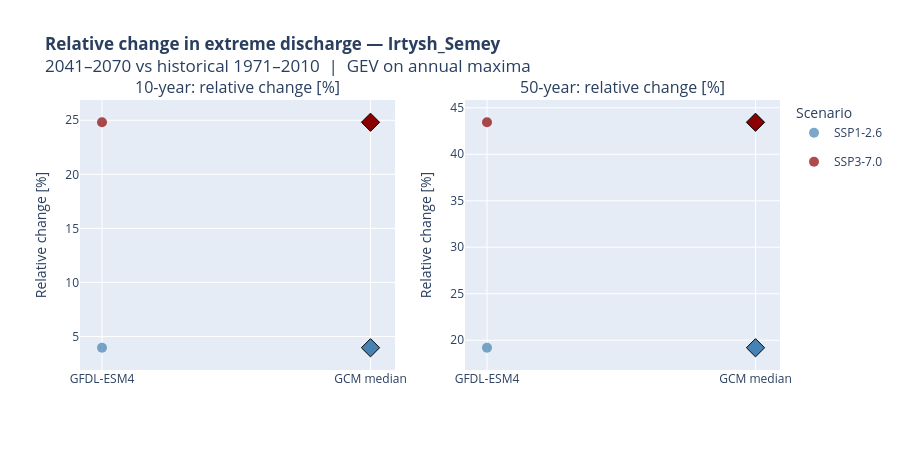

The code cell stored with this chart in its notebook:
### Code cell
print(f'\n=== Relative change ({FUTURE_START}–{FUTURE_END} vs historical 1971–2010) ===')
fig = make_subplots(
    rows=1, cols=len(RETURN_PERIODS),
    subplot_titles=[f'{rp}-year: relative change [%]' for rp in RETURN_PERIODS],
)

for c_idx, rp in enumerate(RETURN_PERIODS):
    for sc in SCENARIOS:
        rel_vals = []
        for gcm in GCMs:
            h  = hist_rl[gcm][rp]['point']
            f  = ssp_rl[sc][gcm][rp]['point']
            rel_vals.append((f / h - 1) * 100 if (h and h > 0) else np.nan)

        sc_lbl = sc_labels[sc]
        print(f'  RP{rp} {sc_lbl}: {[f"{v:.1f}%" for v in rel_vals]} '
              f'→ median {np.nanmedian(rel_vals):.1f}%')

        fig.add_trace(go.Scatter(
            x=GCMs, y=rel_vals,
            mode='markers',
            marker={'color': sc_colors[sc], 'size': 10, 'opacity': 0.7},
            name=sc_lbl, legendgroup=sc,
            showlegend=(c_idx == 0),
        ), row=1, col=c_idx + 1)

        fig.add_trace(go.Scatter(
            x=['GCM median'], y=[np.nanmedian(rel_vals)],
            mode='markers',
            marker={'color': sc_colors[sc], 'size': 14, 'symbol': 'diamond',
                    'line': {'color': 'black', 'width': 1}},
            legendgroup=sc, showlegend=False,
        ), row=1, col=c_idx + 1)

fig.update_yaxes(title='Relative change [%]',
                 zeroline=True, zerolinecolor='black', zerolinewidth=1.5)
fig.update_layout(
    height=450, width=900,
    title_text=(
        f'<b>Relative change in extreme discharge — {loc_name}</b><br>'
        f'{FUTURE_START}–{FUTURE_END} vs historical 1971–2010  |  GEV on annual maxima'
    ),
    showlegend=True,
    legend_title='Scenario',
)
fig.show()
fig.write_image(plot_dir / f'{loc_name}_return_levels_relative_change.png')

### Figure 1 — Plotly figure (JSON) as saved in the notebook; plotly's stock layout.template omitted (floating-point values rounded to 4 significant figures)
{"data": [{"legendgroup": "ssp126", "marker": {"color": "steelblue", "opacity": 0.7, "size": 10}, "mode": "markers", "name": "SSP1-2.6", "showlegend": true, "type": "scatter", "x": ["GFDL-ESM4"], "xaxis": "x", "y": [3.956], "yaxis": "y"}, {"legendgroup": "ssp126", "marker": {"color": "steelblue", "line": {"color": "black", "width": 1}, "size": 14, "symbol": "diamond"}, "mode": "markers", "showlegend": false, "type": "scatter", "x": ["GCM median"], "xaxis": "x", "y": [3.956], "yaxis": "y"}, {"legendgroup": "ssp370", "marker": {"color": "darkred", "opacity": 0.7, "size": 10}, "mode": "markers", "name": "SSP3-7.0", "showlegend": true, "type": "scatter", "x": ["GFDL-ESM4"], "xaxis": "x", "y": [24.82], "yaxis": "y"}, {"legendgroup": "ssp370", "marker": {"color": "darkred", "line": {"color": "black", "width": 1}, "size": 14, "symbol": "diamond"}, "mode": "markers", "showlegend": false, "type": "scatter", "x": ["GCM median"], "xaxis": "x", "y": [24.82], "yaxis": "y"}, {"legendgroup": "ssp126", "marker": {"color": "steelblue", "opacity": 0.7, "size": 10}, "mode": "markers", "name": "SSP1-2.6", "showlegend": false, "type": "scatter", "x": ["GFDL-ESM4"], "xaxis": "x2", "y": [19.19], "yaxis": "y2"}, {"legendgroup": "ssp126", "marker": {"color": "steelblue", "line": {"color": "black", "width": 1}, "size": 14, "symbol": "diamond"}, "mode": "markers", "showlegend": false, "type": "scatter", "x": ["GCM median"], "xaxis": "x2", "y": [19.19], "yaxis": "y2"}, {"legendgroup": "ssp370", "marker": {"color": "darkred", "opacity": 0.7, "size": 10}, "mode": "markers", "name": "SSP3-7.0", "showlegend": false, "type": "scatter", "x": ["GFDL-ESM4"], "xaxis": "x2", "y": [43.44], "yaxis": "y2"}, {"legendgroup": "ssp370", "marker": {"color": "darkred", "line": {"color": "black", "width": 1}, "size": 14, "symbol": "diamond"}, "mode": "markers", "showlegend": false, "type": "scatter", "x": ["GCM median"], "xaxis": "x2", "y": [43.44], "yaxis": "y2"}], "layout": {"annotations": [{"font": {"size": 16}, "showarrow": false, "text": "10-year: relative change [%]", "x": 0.225, "xanchor": "center", "xref": "paper", "y": 1, "yanchor": "bottom", "yref": "paper"}, {"font": {"size": 16}, "showarrow": false, "text": "50-year: relative change [%]", "x": 0.775, "xanchor": "center", "xref": "paper", "y": 1, "yanchor": "bottom", "yref": "paper"}], "height": 450, "legend": {"title": {"text": "Scenario"}}, "showlegend": true, "title": {"text": "<b>Relative change in extreme discharge — Irtysh_Semey</b><br>2041–2070 vs historical 1971–2010  |  GEV on annual maxima"}, "width": 900, "xaxis": {"anchor": "y", "domain": [0, 0.45]}, "xaxis2": {"anchor": "y2", "domain": [0.55, 1]}, "yaxis": {"anchor": "x", "domain": [0, 1], "title": {"text": "Relative change [%]"}, "zeroline": true, "zerolinecolor": "black", "zerolinewidth": 1.5}, "yaxis2": {"anchor": "x2", "domain": [0, 1], "title": {"text": "Relative change [%]"}, "zeroline": true, "zerolinecolor": "black", "zerolinewidth": 1.5}}}
